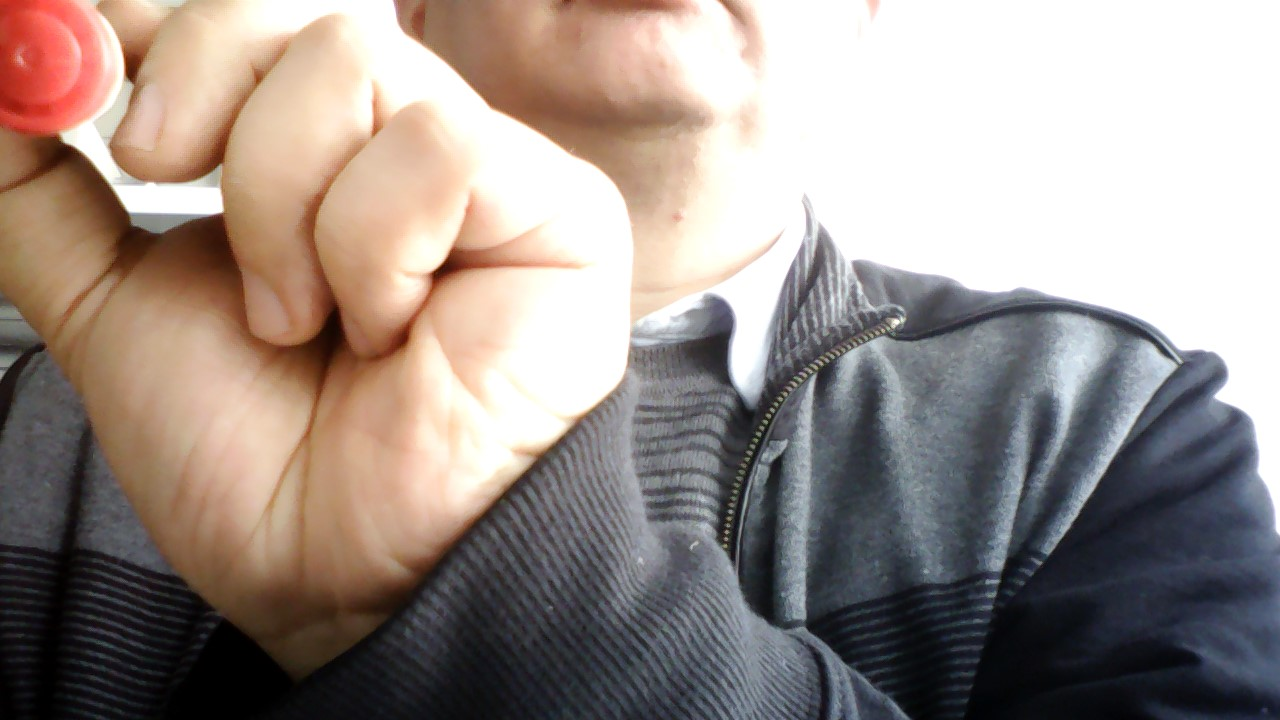
#> input picture BE002/opencv/red.jpg, 1280 x 720 px
$ python opencv1.py
#> lines starting #> are read from the running program, lines starting #| are printed output that depends on the picture; after the words box and inside, x2 and y2 are one past the last pixel; in counts of white or black regions, pixels touching at a corner belong together
import cv2

img = cv2.imread("red.jpg")
#> img is the input picture: shape (720, 1280, 3); mean B, G, R 137.7, 143.6, 155.5
img[0:100, 0:100] = img[400:500, 400:500]
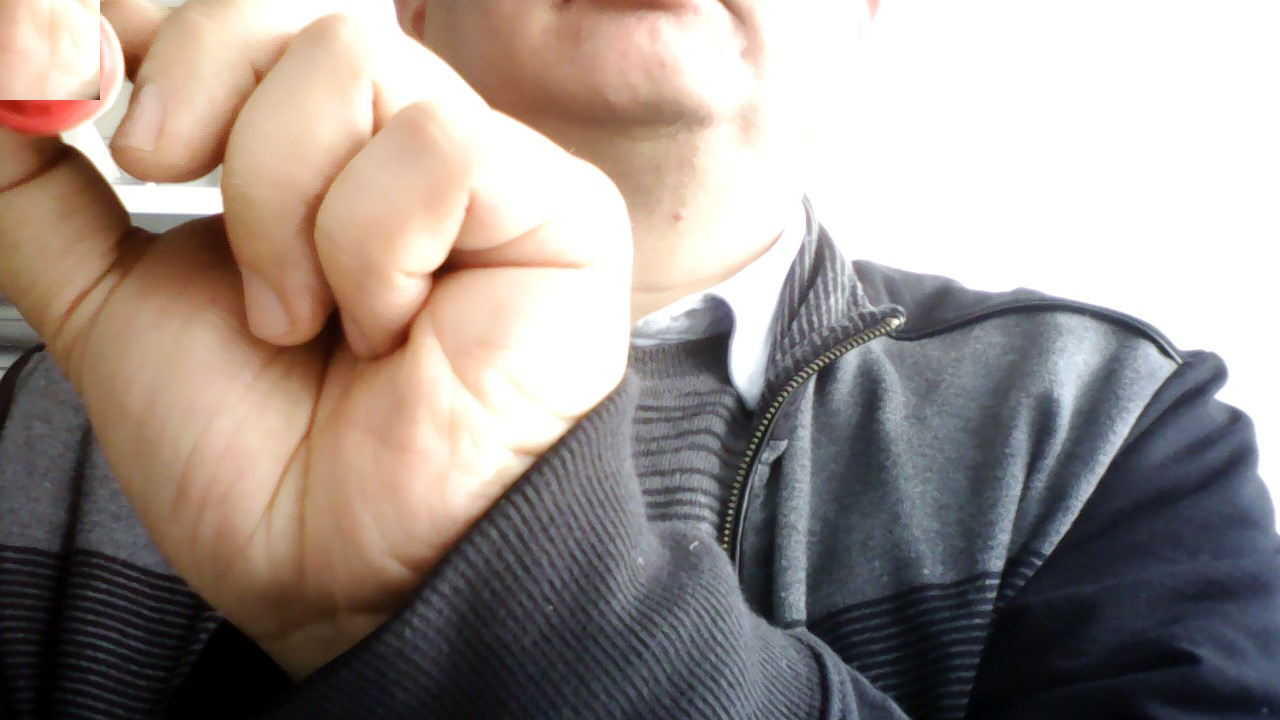
#> img: shape (720, 1280, 3); 1.09% of pixels changed, all inside (x1, y1, x2, y2) = (0, 0, 100, 100)

for i in range(3):
    for j in range(3):
        img[i * 100:i * 100 + 100, j * 100:j * 100 + 100] = img[400:500,
                                                                400:500]
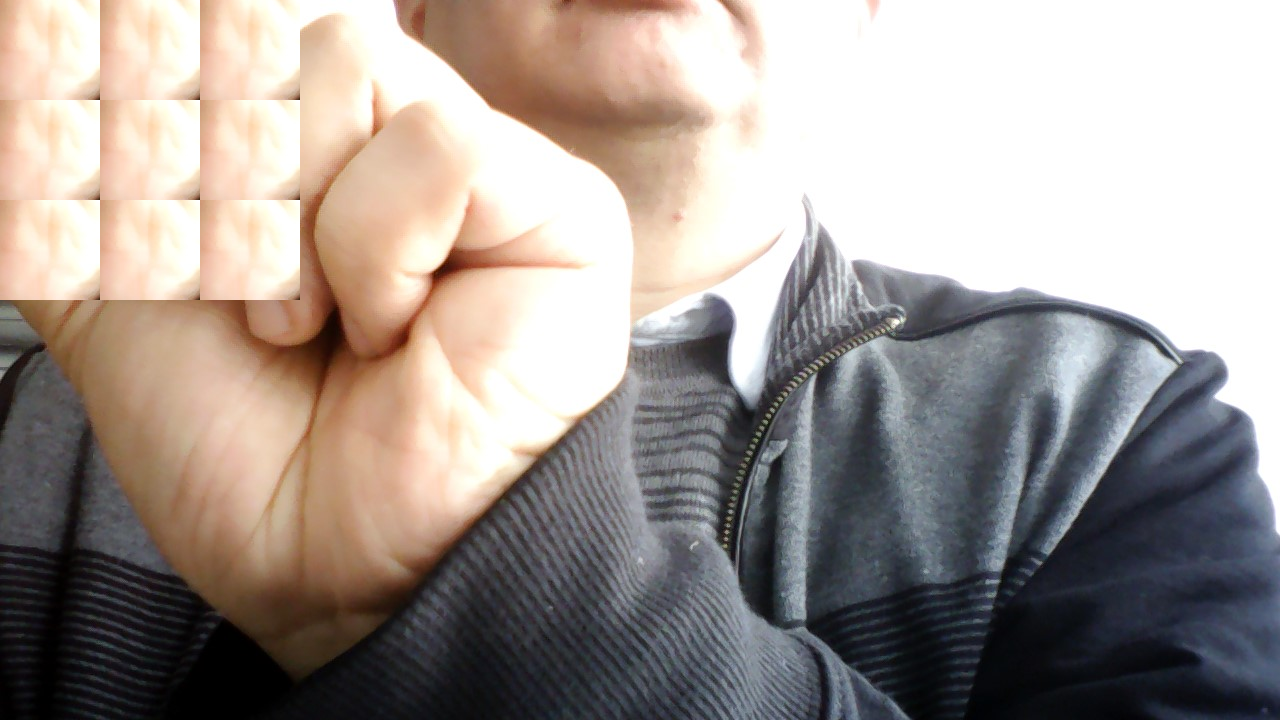
#> img: shape (720, 1280, 3); 8.65% of pixels changed, all inside (x1, y1, x2, y2) = (0, 0, 300, 300)
cv2.imshow("fasdlfadsf", img)
cv2.waitKey(0)
cv2.destroyAllWindows()

$ run again, with BE002/opencv/test.jpg copied over BE002/opencv/red.jpg
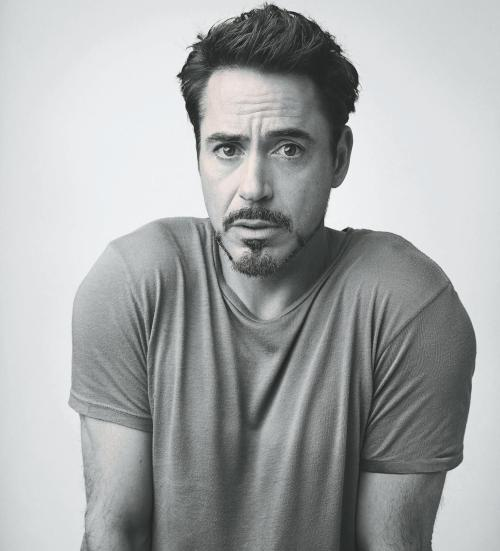
#> input picture BE002/opencv/test.jpg, 500 x 551 px
#> img is the input picture: shape (551, 500, 3); mean B, G, R 168.2, 167.8, 165.5
#> `img[0:100, 0:100] = img[400:500, 400:500]`:
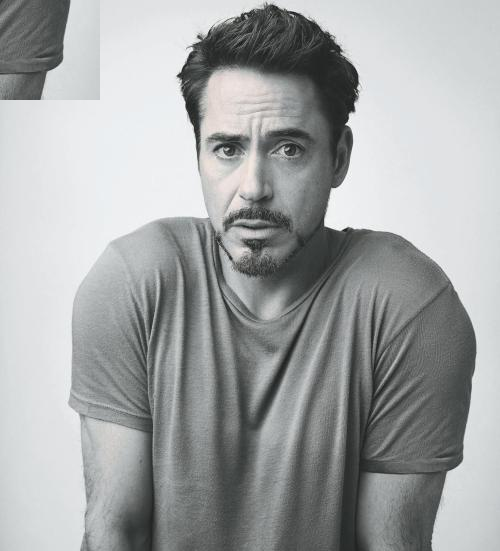
#> img: shape (551, 500, 3); 3.62% of pixels changed, all inside (x1, y1, x2, y2) = (0, 0, 100, 100)
#> after the loop `for i in range(3):`:
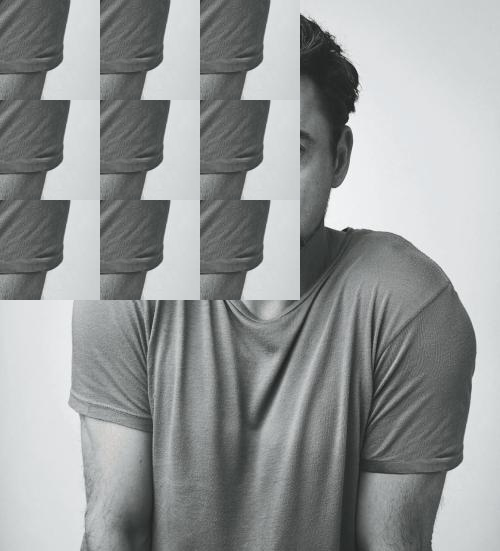
#> img: shape (551, 500, 3); mean B, G, R 152.5, 152.4, 149.5
